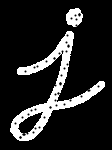
#> input picture YOLO3/video/morph_hole.png, 112 x 150 px
$ python OpenCV_PT_ex03.py
#> lines starting #> are read from the running program, lines starting #| are printed output that depends on the picture
import cv2
import numpy as np

img = cv2.imread('./video/morph_hole.png')
#> img is the input picture: shape (150, 112, 3); min 0, max 255, mean 36.7

k1 = cv2.getStructuringElement(cv2.MORPH_RECT, (3, 3))
k2 = cv2.getStructuringElement(cv2.MORPH_CROSS, (3, 3))
k3 = cv2.getStructuringElement(cv2.MORPH_ELLIPSE, (3, 3))

rect = cv2.erode(img, k1, iterations=3)
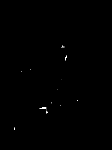
#> rect: shape (150, 112, 3); min 0, max 255, mean 0.5
cross = cv2.erode(img, k2, iterations=3)
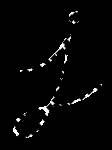
#> cross: shape (150, 112, 3); min 0, max 255, mean 5.2
ellipse = cv2.erode(img, k3, iterations=3)

merged = np.hstack((img, rect, cross, ellipse))
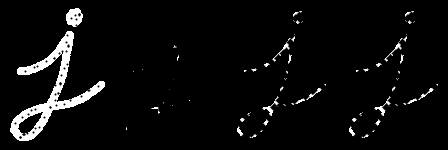
#> merged: shape (150, 448, 3); min 0, max 255, mean 11.9
cv2.imshow('Erode', merged)
cv2.waitKey(0)
cv2.destroyAllWindows()

$ run again, with YOLO3/video/car_num.png copied over YOLO3/video/morph_hole.png
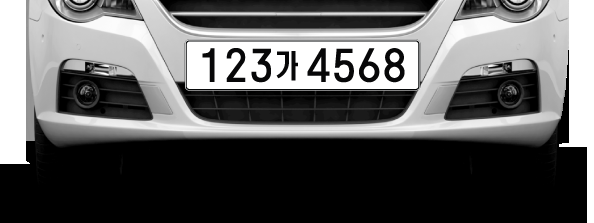
#> input picture YOLO3/video/car_num.png, 594 x 223 px
#> img is the input picture: shape (223, 594, 3); mean B, G, R 95.3, 95.3, 95.3
#> `cross = cv2.erode(img, k2, iterations=3)`:
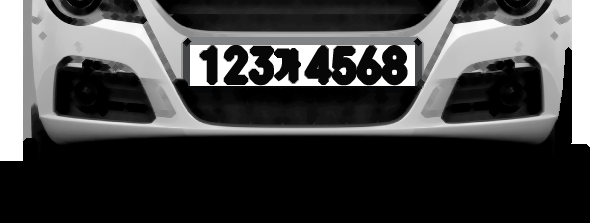
#> cross: shape (223, 594, 3); mean B, G, R 69.1, 69, 69
#> `merged = np.hstack((img, rect, cross, ellipse))`:
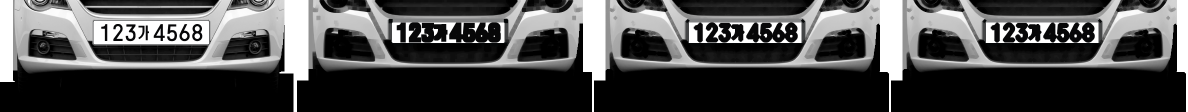
#> merged: shape (223, 2376, 3) (shown at 1/2 size); mean B, G, R 74.5, 74.4, 74.4
